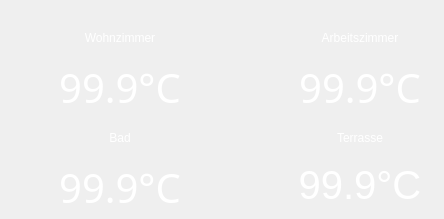
    <widget class="QWidget" name="tabEg">
     <property name="enabled">
      <bool>true</bool>
     </property>
     <property name="font">
      <font>
       <weight>50</weight>
       <bold>false</bold>
      </font>
     </property>
     <attribute name="title">
      <string>Unten</string>
     </attribute>
     <widget class="QLabel" name="labelTab1Temp1">
      <property name="geometry">
       <rect>
        <x>45</x>
        <y>60</y>
        <width>150</width>
        <height>50</height>
       </rect>
      </property>
      <property name="font">
       <font>
        <family>.SF NS Text</family>
        <pointsize>30</pointsize>
        <weight>50</weight>
        <italic>false</italic>
        <bold>false</bold>
       </font>
      </property>
      <property name="styleSheet">
       <string notr="true">font: 30pt &quot;.SF NS Text&quot;;
color: rgb(255, 255, 255);</string>
      </property>
      <property name="text">
       <string>&lt;html&gt;&lt;head/&gt;&lt;body&gt;&lt;p&gt;&lt;span style=&quot; font-size:30pt;&quot;&gt;99.9°C&lt;/span&gt;&lt;/p&gt;&lt;/body&gt;&lt;/html&gt;</string>
      </property>
      <property name="alignment">
       <set>Qt::AlignCenter</set>
      </property>
     </widget>
     <widget class="QLabel" name="labelTab1Temp2">
      <property name="geometry">
       <rect>
        <x>285</x>
        <y>60</y>
        <width>150</width>
        <height>50</height>
       </rect>
      </property>
      <property name="font">
       <font>
        <family>.SF NS Text</family>
        <pointsize>30</pointsize>
        <weight>50</weight>
        <italic>false</italic>
        <bold>false</bold>
       </font>
      </property>
      <property name="styleSheet">
       <string notr="true">font: 30pt &quot;.SF NS Text&quot;;
color: rgb(255, 255, 255);</string>
      </property>
      <property name="text">
       <string>&lt;html&gt;&lt;head/&gt;&lt;body&gt;&lt;p&gt;&lt;span style=&quot; font-size:30pt;&quot;&gt;99.9°C&lt;/span&gt;&lt;/p&gt;&lt;/body&gt;&lt;/html&gt;</string>
      </property>
      <property name="alignment">
       <set>Qt::AlignCenter</set>
      </property>
     </widget>
     <widget class="QLabel" name="labelTab1Temp3">
      <property name="geometry">
       <rect>
        <x>45</x>
        <y>160</y>
        <width>150</width>
        <height>50</height>
       </rect>
      </property>
      <property name="font">
       <font>
        <family>.SF NS Text</family>
        <pointsize>30</pointsize>
        <weight>50</weight>
        <italic>false</italic>
        <bold>false</bold>
       </font>
      </property>
      <property name="styleSheet">
       <string notr="true">font: 30pt &quot;.SF NS Text&quot;;
color: rgb(255, 255, 255);</string>
      </property>
      <property name="text">
       <string>&lt;html&gt;&lt;head/&gt;&lt;body&gt;&lt;p&gt;&lt;span style=&quot; font-size:30pt;&quot;&gt;99.9°C&lt;/span&gt;&lt;/p&gt;&lt;/body&gt;&lt;/html&gt;</string>
      </property>
      <property name="alignment">
       <set>Qt::AlignCenter</set>
      </property>
     </widget>
     <widget class="QLabel" name="labelTab1Temp4">
      <property name="geometry">
       <rect>
        <x>285</x>
        <y>160</y>
        <width>150</width>
        <height>50</height>
       </rect>
      </property>
      <property name="styleSheet">
       <string notr="true">font: 30pt &quot;.SF NS Text&quot;;
color: rgb(255, 255, 255);</string>
      </property>
      <property name="text">
       <string>&lt;html&gt;&lt;head/&gt;&lt;body&gt;&lt;p&gt;&lt;span style=&quot; font-size:30pt;&quot;&gt;99.9°C&lt;/span&gt;&lt;/p&gt;&lt;/body&gt;&lt;/html&gt;</string>
      </property>
      <property name="alignment">
       <set>Qt::AlignCenter</set>
      </property>
     </widget>
     <widget class="QLabel" name="labelTab1Temp1Label">
      <property name="geometry">
       <rect>
        <x>45</x>
        <y>30</y>
        <width>150</width>
        <height>16</height>
       </rect>
      </property>
      <property name="styleSheet">
       <string notr="true">color: rgb(255, 255, 255);</string>
      </property>
      <property name="text">
       <string>Wohnzimmer</string>
      </property>
      <property name="alignment">
       <set>Qt::AlignCenter</set>
      </property>
     </widget>
     <widget class="QLabel" name="labelTab1Temp2Label">
      <property name="geometry">
       <rect>
        <x>285</x>
        <y>30</y>
        <width>150</width>
        <height>16</height>
       </rect>
      </property>
      <property name="styleSheet">
       <string notr="true">color: rgb(255, 255, 255);</string>
      </property>
      <property name="text">
       <string>Arbeitszimmer</string>
      </property>
      <property name="alignment">
       <set>Qt::AlignCenter</set>
      </property>
     </widget>
     <widget class="QLabel" name="labelTab1Temp3Label">
      <property name="geometry">
       <rect>
        <x>45</x>
        <y>130</y>
        <width>150</width>
        <height>16</height>
       </rect>
      </property>
      <property name="styleSheet">
       <string notr="true">color: rgb(255, 255, 255);</string>
      </property>
      <property name="text">
       <string>Bad</string>
      </property>
      <property name="alignment">
       <set>Qt::AlignCenter</set>
      </property>
     </widget>
     <widget class="QLabel" name="labelTab1Temp4Label">
      <property name="geometry">
       <rect>
        <x>285</x>
        <y>130</y>
        <width>150</width>
        <height>16</height>
       </rect>
      </property>
      <property name="styleSheet">
       <string notr="true">color: rgb(255, 255, 255);</string>
      </property>
      <property name="text">
       <string>Terrasse</string>
      </property>
      <property name="alignment">
       <set>Qt::AlignCenter</set>
      </property>
     </widget>
    </widget>
